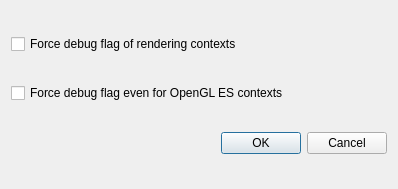
<?xml version="1.0" encoding="UTF-8"?>
<ui version="4.0">
 <class>ConfigDialog</class>
 <widget class="QDialog" name="ConfigDialog">
  <property name="windowModality">
   <enum>Qt::WindowModal</enum>
  </property>
  <property name="geometry">
   <rect>
    <x>0</x>
    <y>0</y>
    <width>398</width>
    <height>189</height>
   </rect>
  </property>
  <property name="windowTitle">
   <string>Configuration</string>
  </property>
  <layout class="QVBoxLayout" name="verticalLayout">
   <item>
    <widget class="QCheckBox" name="checkBoxDebugContext">
     <property name="text">
      <string>Force debug flag of rendering contexts</string>
     </property>
     <property name="checked">
      <bool>false</bool>
     </property>
    </widget>
   </item>
   <item>
    <widget class="QCheckBox" name="checkBoxDebugContextES">
     <property name="text">
      <string>Force debug flag even for OpenGL ES contexts</string>
     </property>
    </widget>
   </item>
   <item>
    <widget class="QDialogButtonBox" name="buttonBox">
     <property name="orientation">
      <enum>Qt::Horizontal</enum>
     </property>
     <property name="standardButtons">
      <set>QDialogButtonBox::Cancel|QDialogButtonBox::Ok</set>
     </property>
    </widget>
   </item>
  </layout>
 </widget>
 <resources/>
 <connections>
  <connection>
   <sender>buttonBox</sender>
   <signal>accepted()</signal>
   <receiver>ConfigDialog</receiver>
   <slot>accept()</slot>
   <hints>
    <hint type="sourcelabel">
     <x>227</x>
     <y>144</y>
    </hint>
    <hint type="destinationlabel">
     <x>157</x>
     <y>188</y>
    </hint>
   </hints>
  </connection>
  <connection>
   <sender>buttonBox</sender>
   <signal>rejected()</signal>
   <receiver>ConfigDialog</receiver>
   <slot>reject()</slot>
   <hints>
    <hint type="sourcelabel">
     <x>295</x>
     <y>150</y>
    </hint>
    <hint type="destinationlabel">
     <x>286</x>
     <y>188</y>
    </hint>
   </hints>
  </connection>
  <connection>
   <sender>checkBoxDebugContext</sender>
   <signal>toggled(bool)</signal>
   <receiver>ConfigDialog</receiver>
   <slot>toggleDebugFlagRenderingContext(bool)</slot>
   <hints>
    <hint type="sourcelabel">
     <x>139</x>
     <y>44</y>
    </hint>
    <hint type="destinationlabel">
     <x>290</x>
     <y>67</y>
    </hint>
   </hints>
  </connection>
 </connections>
 <slots>
  <slot>toggleDebugFlagRenderingContext(bool)</slot>
 </slots>
</ui>
